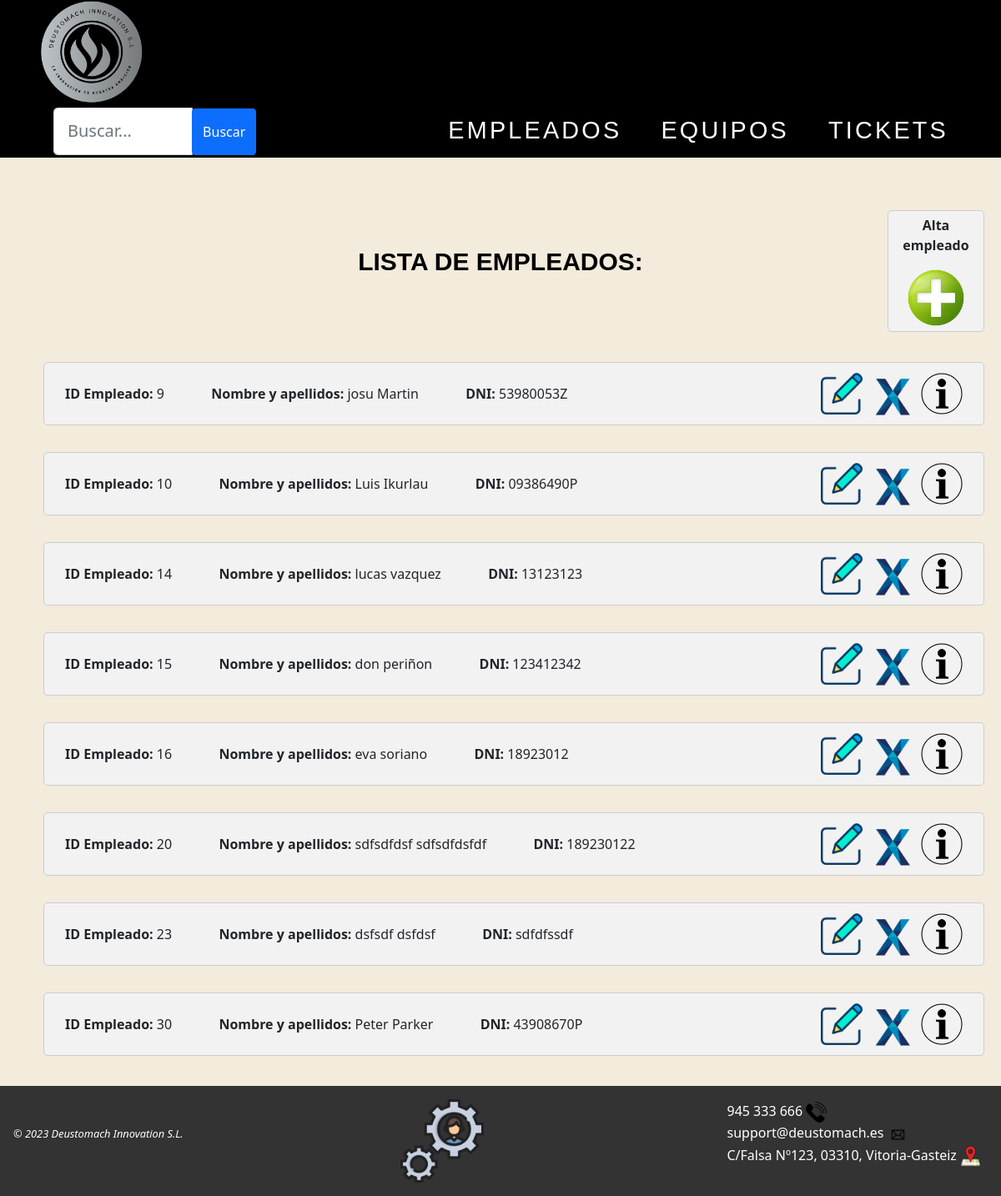
Page /AppWeb/listadoEmpleados/ on the earlier database version.
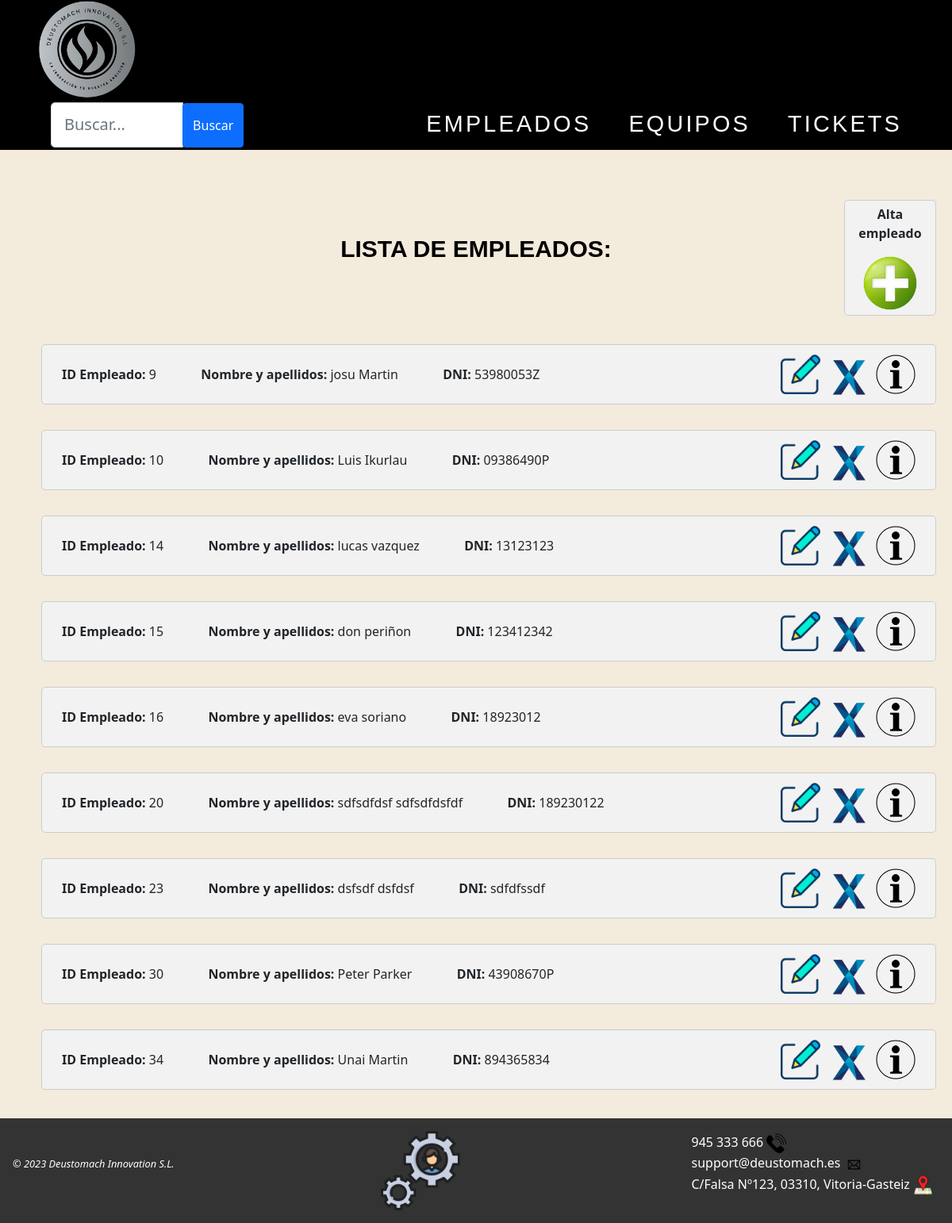
Same page on the later database version.
### AppWeb/models.py (models this page shows, shortened)
class Empleado(models.Model):
    dni = models.CharField(max_length=9, unique=True)
    nombre = models.CharField(max_length=15)
    apellidos = models.CharField(max_length=25)
    email = models.CharField(max_length=30)
    telefono = models.IntegerField(default=0)

### AppWeb/views.py (the view)
# urls.py: path('AppWeb/listadoEmpleados/', views.ListaEmpleado.as_view(), name='listado-empleado'),
class ListaEmpleado(ListView):
    model = Empleado
    template_name = 'listadoEmpleados.html'
    context_object_name = 'empleados'
    def get_queryset(self):
        queryset = super().get_queryset()
        busqueda = self.request.GET.get("buscar")
        if busqueda:
            queryset = queryset.filter(
                Q(dni__icontains=busqueda) |
                Q(nombre__icontains=busqueda) |
                Q(apellidos__icontains=busqueda)
            ).distinct()
        return queryset

### AppWeb/Templates/listadoEmpleados.html (shortened to what this page needs)
{% extends "homeEmpleados.html" %}
{% load static %}
{% block contenido %}
<div class="contenido">
    <div id="totalalta">
        <div id="titulos">
            <h1>LISTA DE EMPLEADOS:</h1>
        </div>
        <div id="mas">
            <p><b>Alta empleado</b></p>
            <a href="{% url 'gestion:crear-empleado' %}"><img class="centrado" src="{% static 'images/añadirusr.png' %}"
                    width="70px" title="Crear un empleado nuevo"></a>
        </div>
    </div>
    {% if object_list %}
    {% for emp in object_list %}
    <ul>
        <div class="objetos">
            <span><b>ID Empleado: </b>{{emp.id}} </span> &emsp;&emsp;&emsp;
            <span><b>Nombre y apellidos: </b>{{emp.nombre}} {{emp.apellidos}} </span> &emsp;&emsp;&emsp;
            <span><b>DNI: </b>{{ emp.dni }} </span>
            <a id="objetos1" href="{% url 'gestion:detalle-empleado' emp.id %}"><img
                    src="{% static 'images/info.png' %}" title="Pulsa para ver los detalles del empleado"
                    width="50px"></a>
            <a id="objetos1" href="{% url 'gestion:borrar-empleado' emp.id %}"><img
                    src="{% static 'images/delete.png' %}" title="Haz clic para eliminar al empleado" width="50px"></a>
            <a id="objetos1" href="{% url 'gestion:modificar-empleado' emp.id %}"><img
                    src="{% static 'images/editar.png' %}" title="Haz clic para editar este empleado" width="50px"></a>
        </div>
    </ul>
    {% endfor %}
    {% else %}
    <h1>No hay empleados disponibles</h1>
    {% endif %}
</div>
{% endblock %}

### AppWeb/Templates/homeEmpleados.html (shortened to what this page needs)
{% load static %}
<!DOCTYPE html>
<html lang="en">
<head>
    <link href="https://cdn.jsdelivr.net/npm/bootstrap@5.1.3/dist/css/bootstrap.min.css" rel="stylesheet"
>
    <link rel="stylesheet" href="{% static 'css/Estilo.css' %}">
</head>
<body>
    <header>
        <nav class="navbar">
            <a href="{% url 'gestion:listado-empleado' %}"><img class="logo" src="{% static 'images/LOGO.png' %}"
                    title="Logo de la empresa" alt="Logo"></a>
            <ul class="nav-menu">
                {% block buscador %}
                <form class="d-none d-sm-inline-block form-inline mr-auto ml-md-3 my-2 my-md-0 mw-100 navbar-search"
                    method="GET">
                    <div class="input-group">
                        <input type="text" class="form-control form-control-lg" placeholder="Buscar..."
                            name="buscar" value="{{ request.GET.buscar }}">
                        <div>
                            <button class="btn btn-primary btn-block, guardar1" id="busqueda" type="submit">Buscar
                            </button>
                        </div>
                    </div>
                </form>
                {% endblock buscador %}
                <div class="enlaces">
                    <li><a class="nav-link" href="{% url 'gestion:listado-empleado' %}" class="active">Empleados</a>
                    </li>
                    <li><a class="nav-link" href="{% url 'gestion:listado-equipo' %}">Equipos</a></li>
                    <li><a class="nav-link" href="{% url 'gestion:listado-ticket' %}">Tickets</a></li>
                </div>
            </ul>
        </nav>
    </header>
    <main class="main">
        {% block contenido %} {% endblock %}
    </main>
    <footer>
        <div class="piePagina">
            <p id="proteccion"><em>© 2023 Deustomach Innovation S.L.</em></p>
            <a id="admin" href="http://127.0.0.1:8000/admin/"><img id="logo_admin" src="{% static 'images/admin.png' %}"
                    title="Administración"></a>
            <ul id="otros">
                <li>945 333 666 <img class="logoInferior" src="{% static 'images/tlf.png' %}"
                        title="imagen de un teléfono"></a></li>
                <li>support@deustomach.es <img class="logoInferior" src="{% static 'images/mail.png' %}"
                        title="imagen de un mail"></a></li>
                <li>C/Falsa Nº123, 03310, Vitoria-Gasteiz <img class="logoInferior" src="{% static 'images/mapa.png' %}"
                        title="imagen de un mapa"></a></li>
            </ul>
        </div>
    </footer>
</body>
</html>

### AppWeb/static/css/Estilo.css (style rules this page uses)
.navbar { background-color: black; padding: 0 2rem; }
.nav-menu { display: flex; list-style: none; gap: 1.5rem; align-items: center; }
.nav-link { font-family: sans-serif; font-size: 1.8rem; text-decoration: none; color: white; letter-spacing: 0.2rem; }
.nav-link::after { content: ''; display: block; width: 0; height: 2px; background: #C1BDB3; transition: width .3s; }
.logo { width: 150px; object-fit: contain; }
header nav { display: flex; text-decoration: none; }
img { max-width: 100%; height: auto; }
body { background-color: #f3ebdc; position: relative; display: flex; flex-direction: column; min-height: 100vh; }
#totalalta { display: inline; margin-top: auto; }
#titulos { margin-top: 40px; margin-bottom: -100px; }
#mas { margin-left: auto; margin-right: 0; margin-bottom: 20px; padding: 5px; background-color: #f2f2f2; border-radius: 5px; border: 1px solid #ccc; max-width: 10%; text-align: center; }
nav ul { display: flex; justify-content: right; margin: 0%; margin-bottom: 0px; }
nav ul li { list-style: none; margin-bottom: 0px; }
nav ul li a { font-family: cursive; display: block; margin-right: 15px; padding: 0 40px; text-decoration: wavy; text-transform: uppercase; line-height: 45px; margin-bottom: 0px; color: black; }
.enlaces { display: flex; align-items: right; }
footer { background-color: #333; color: #fff; margin-top: auto; }
.piePagina { display: flex; justify-content: space-between; align-items: center; padding: 1rem; }
#proteccion { font-size: 0.8rem; }
.logoInferior { width: 25px; height: 25px; margin-right: 0.5rem; }
#logo_admin { width: 100px; }
#otros { list-style: none; }
button { background-color: #005CA9; color: #fff; font-size: 18px; padding: 10px 20px; margin-top: 10px; border: none; border-radius: 5px; cursor: pointer; transition: all 0.3s ease; }
.contenido { margin: 0 auto; max-width: 1400px; padding: 20px; }
h1 { font-weight: 700; color: black; font-family: sans-serif; font-size: 30px; text-align: center; margin-bottom: 20px; }
#objetos1 { margin-left: 10px; margin-top: -13px; float: right; }
.objetos { justify-content: space-between; background-color: #f2f2f2; padding: 25px; border-radius: 5px; border: 1px solid #ccc; }
form { flex-direction: column; align-items: center; margin-top: 20px; }
a { color: white; text-decoration: none; }
.input-group .btn { position: relative; z-index: 2; margin-top:1px; padding-top: 15px; padding-bottom: 15px; margin-right: 190px; }

Differences in the rows shown:
added Empleado: id "34", nombre "Unai", apellidos "Martin", dni "894365834"
